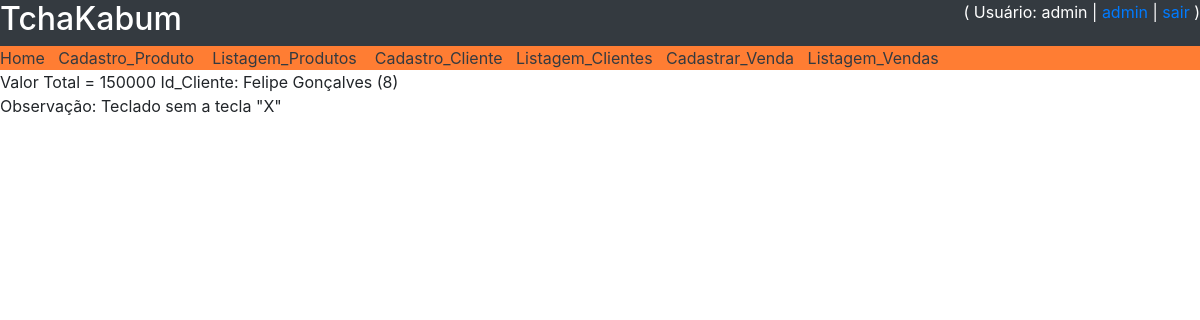
/listagem_vendas/ (signed in), run on the app's committed database.
### core/models.py (models this page shows, shortened)
class Venda(models.Model):
    valor_total = models.CharField(max_length=20)
    id_cliente = models.ForeignKey('Cliente', on_delete=models.CASCADE)
    observacao = models.TextField(blank=True,null=True)

class Cliente(models.Model):
    nome = models.CharField(max_length=100)
    endereco = models.CharField(max_length=100, blank=True, null= True)
    complemento = models.CharField(max_length=100, blank=True, null= True)
    bairro = models.CharField(max_length=50, blank=True, null= True)
    cidade = models.CharField(max_length=100, blank=True, null= True)
    cep = models.CharField(max_length=10, blank=True, null= True)
    email = models.CharField(max_length= 50)
    telefone = models.CharField(max_length=20, blank=True, null= True)
    foto = models.ImageField(upload_to= 'fotos_clientes', blank=True, null= True)
    def __str__(self):
        return f'{self.nome} ({self.id})'

### core/views.py (the view)
# urls.py: path('listagem_vendas/', listagem_vendas, name='url_listagem_vendas' ),
def listagem_vendas(request):
    if request.user.is_staff:
        if request.POST and request.POST['venda_input']:
            dados = Venda.objects.filter(nome=request.POST['venda_input'])
        else:
            dados = Venda.objects.all()
        contexto = {'dados': dados}
        return render(request, 'core/listagem_vendas.html', contexto)
    else:
        return render(request, 'core/nao_autorizado.html')

### core/templates/core/listagem_vendas.html (shortened to what this page needs)
{% extends 'base.html' %}
{% load static %}
{% block main %}
    {% for ven in dados %}
    Valor Total = {{ ven.valor_total }}
    {% if ven.id_cliente %}
        Id_Cliente: {{ ven.id_cliente }}<br>
        {% else %}
        Id_Cliente:<br>
        {% endif %}
     {% if ven.observacao %}
            Observação: {{ ven.observacao }}<br>
        {% else %}
         Observação: <br>
        {% endif %}
    {% endfor %}
{% endblock %}

### templates/base.html (shortened to what this page needs)
<!DOCTYPE html>
{% load static %}
<html lang="en">
<head>
    <link rel="stylesheet" href="https://stackpath.bootstrapcdn.com/bootstrap/4.5.2/css/bootstrap.min.css">
</head>
<body>
    <div class="row bg-dark text-white">
        <div class="col"><h2>TchaKabum</h2></div>
        <div class="col-xs-12 col-md-6 text-right">
            {% if user.get_username %}
                ( Usuário: {{ user.get_username }}  | <a href="/admin/">admin</a> | <a href="{% url 'logout' %}">sair</a> )
            {% else %}
                ( <a href="{% url 'login' %}">login</a> | <a href="{% url 'url_registrar' %}">registrar</a> )
            {% endif %}
        </div>
    </div>
    <div style="background-color:#ff7d33">
        <a class="text-dark" href="{% url 'url_principal' %}">Home</a>  &nbsp;
        <a class="text-dark" href="{% url 'url_cadastro_produto' %}">Cadastro_Produto</a> &nbsp;&nbsp;
        <a class="text-dark" href="{% url 'url_listagem_produtos' %}">Listagem_Produtos</a> &nbsp;&nbsp;
        <a class="text-dark" href="{% url 'url_cadastro_cliente' %}"> Cadastro_Cliente</a> &nbsp;
        <a class="text-dark" href="{% url 'url_listagem_clientes' %}">Listagem_Clientes</a> &nbsp;
        <a class="text-dark" href="{% url 'url_cadastro_venda' %}">Cadastrar_Venda</a> &nbsp;
        <a class="text-dark" href="{% url 'url_listagem_vendas' %}">Listagem_Vendas</a> &nbsp;
    </div>
    {% block main %}
    {% endblock %}
</body>
</html>

### data on the page
Venda: valor_total "150000", id_cliente "Felipe Gonçalves (8)", observacao "Teclado sem a tecla \"X\""

### other printed values
{{ user.get_username }} "admin"
